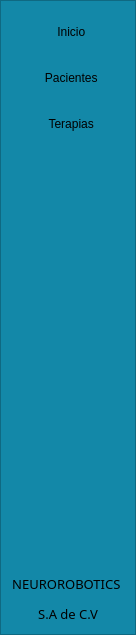
        <widget class="QFrame" name="frameLateral">
         <property name="minimumSize">
          <size>
           <width>0</width>
           <height>0</height>
          </size>
         </property>
         <property name="maximumSize">
          <size>
           <width>0</width>
           <height>16777215</height>
          </size>
         </property>
         <property name="styleSheet">
          <string notr="true">QFrame{
background-color: rgb(19, 136, 168);
}

QPushButton{
background-color: rgb(19, 136, 168);
border-top-left-radius:20px;
border-bottom-left-radius:20px;

font:75 12pt &quot;Arial Narrow&quot;;
}


QPushButton:hover{
background-color: white;
border-top-left-radius:20px;
border-bottom-left-radius:20px;

font:75 12pt &quot;Arial Narrow&quot;;
}

</string>
         </property>
         <property name="frameShape">
          <enum>QFrame::StyledPanel</enum>
         </property>
         <property name="frameShadow">
          <enum>QFrame::Raised</enum>
         </property>
         <layout class="QVBoxLayout" name="verticalLayout_3">
          <item>
           <widget class="QPushButton" name="btn_Inicio">
            <property name="minimumSize">
             <size>
              <width>0</width>
              <height>40</height>
             </size>
            </property>
            <property name="maximumSize">
             <size>
              <width>16777215</width>
              <height>40</height>
             </size>
            </property>
            <property name="text">
             <string>  Inicio</string>
            </property>
            <property name="icon">
             <iconset>
              <normaloff>../icons/home.svg</normaloff>../icons/home.svg</iconset>
            </property>
            <property name="iconSize">
             <size>
              <width>32</width>
              <height>32</height>
             </size>
            </property>
           </widget>
          </item>
          <item>
           <widget class="QPushButton" name="btn_Pacientes">
            <property name="minimumSize">
             <size>
              <width>0</width>
              <height>40</height>
             </size>
            </property>
            <property name="maximumSize">
             <size>
              <width>16777215</width>
              <height>40</height>
             </size>
            </property>
            <property name="text">
             <string>  Pacientes</string>
            </property>
            <property name="icon">
             <iconset>
              <normaloff>../icons/user.svg</normaloff>../icons/user.svg</iconset>
            </property>
            <property name="iconSize">
             <size>
              <width>32</width>
              <height>32</height>
             </size>
            </property>
           </widget>
          </item>
          <item>
           <widget class="QPushButton" name="btn_Terapias">
            <property name="minimumSize">
             <size>
              <width>0</width>
              <height>40</height>
             </size>
            </property>
            <property name="maximumSize">
             <size>
              <width>16777215</width>
              <height>40</height>
             </size>
            </property>
            <property name="text">
             <string>  Terapias</string>
            </property>
            <property name="icon">
             <iconset>
              <normaloff>../icons/heart.svg</normaloff>../icons/heart.svg</iconset>
            </property>
            <property name="iconSize">
             <size>
              <width>32</width>
              <height>32</height>
             </size>
            </property>
           </widget>
          </item>
          <item>
           <spacer name="verticalSpacer">
            <property name="orientation">
             <enum>Qt::Vertical</enum>
            </property>
            <property name="sizeHint" stdset="0">
             <size>
              <width>20</width>
              <height>425</height>
             </size>
            </property>
           </spacer>
          </item>
          <item>
           <widget class="QLabel" name="label">
            <property name="font">
             <font>
              <family>Cascadia Mono</family>
              <pointsize>10</pointsize>
             </font>
            </property>
            <property name="text">
             <string>&lt;html&gt;&lt;head/&gt;&lt;body&gt;&lt;p align=&quot;center&quot;&gt;NEUROROBOTICS &lt;/p&gt;&lt;p align=&quot;center&quot;&gt;S.A de C.V&lt;/p&gt;&lt;/body&gt;&lt;/html&gt;</string>
            </property>
            <property name="alignment">
             <set>Qt::AlignCenter</set>
            </property>
           </widget>
          </item>
         </layout>
        </widget>
